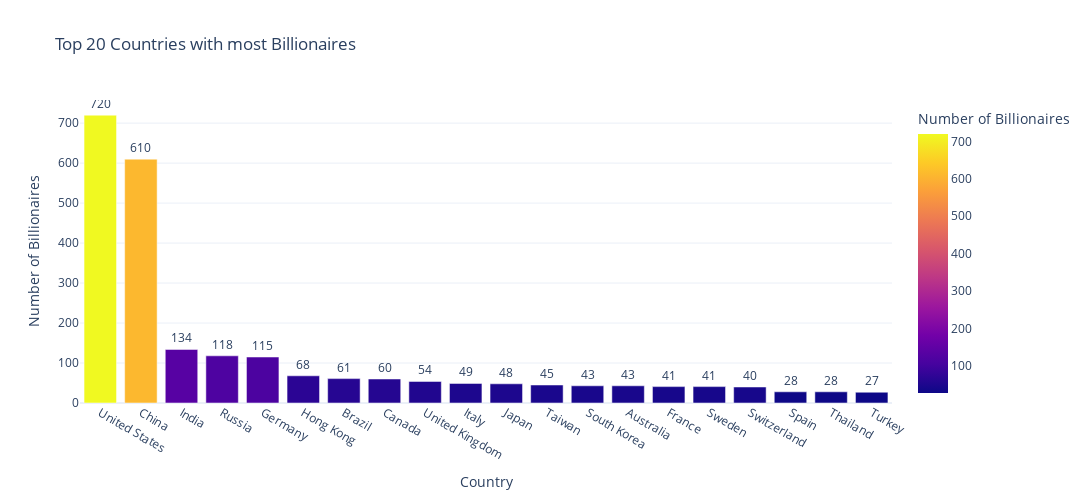

Write notebook code for a chart like this one.
### Markdown cell above
##### The treemap above shows the global distribution of billionaires wealth, with the United States dominating as a country with the highest total net worth, this reflects the country's strong economy, the thriving technology sector and robust financial markets. China follows closely as the second largest comtributor, driven by the rapid economic growth and wealth accumalation industries like technology, manufacturing and real estate. Countries such as Russia India and Germany also stand out in the list showing the influence of natural resources, engineering and technology as well. WHile smaller economies like Sweden, Singapore and Hong Kong have fewer billionaires, their presence is an indication of the notabvle contributins from the niche industries and global trade. Overall, billionaire wealth is highly concentrated in a few countries, reflecting economic disparities while highlighting the economic powerhouses shaping global wealth trends.

### Code cell
# Top 20 countries with most billionaires
top_countries = df['Country'].value_counts().head(20).reset_index()
top_countries.columns = ['Country', 'Number of Billionaires']
fig = px.bar(
    top_countries,
    x= 'Country',
    y = 'Number of Billionaires',
    text = 'Number of Billionaires',
    title = 'Top 20 Countries with most Billionaires',
    color = 'Number of Billionaires',
    labels = {'Number of Billionaires': 'Number of Billionaires'}
)

fig.update_traces(textposition = 'outside')
fig.update_layout(
    template = 'plotly_white',
    width = 1500,
    height = 500
)
fig.show()

### Figure 1 — Plotly figure (JSON) as saved in the notebook; plotly's stock layout.template omitted (floating-point values rounded to 4 significant figures)
{"data": [{"hovertemplate": "Country=%{x}<br>Number of Billionaires=%{marker.color}<extra></extra>", "legendgroup": "", "marker": {"color": [720, 610, 134, 118, 115, 68, 61, 60, 54, 49, 48, 45, 43, 43, 41, 41, 40, 28, 28, 27], "coloraxis": "coloraxis", "pattern": {"shape": ""}}, "name": "", "orientation": "v", "showlegend": false, "text": [720.0, 610.0, 134.0, 118.0, 115.0, 68.0, 61.0, 60.0, 54.0, 49.0, 48.0, 45.0, 43.0, 43.0, 41.0, 41.0, 40.0, 28.0, 28.0, 27.0], "textposition": "outside", "type": "bar", "x": ["United States", "China", "India", "Russia", "Germany", "Hong Kong", "Brazil", "Canada", "United Kingdom", "Italy", "Japan", "Taiwan", "South Korea", "Australia", "France", "Sweden", "Switzerland", "Spain", "Thailand", "Turkey"], "xaxis": "x", "y": [720, 610, 134, 118, 115, 68, 61, 60, 54, 49, 48, 45, 43, 43, 41, 41, 40, 28, 28, 27], "yaxis": "y"}], "layout": {"barmode": "relative", "coloraxis": {"colorbar": {"title": {"text": "Number of Billionaires"}}, "colorscale": [[0, "#0d0887"], [0.1111, "#46039f"], [0.2222, "#7201a8"], [0.3333, "#9c179e"], [0.4444, "#bd3786"], [0.5556, "#d8576b"], [0.6667, "#ed7953"], [0.7778, "#fb9f3a"], [0.8889, "#fdca26"], [1, "#f0f921"]]}, "height": 500, "legend": {"tracegroupgap": 0}, "title": {"text": "Top 20 Countries with most Billionaires"}, "width": 1500, "xaxis": {"anchor": "y", "domain": [0, 1], "title": {"text": "Country"}}, "yaxis": {"anchor": "x", "domain": [0, 1], "title": {"text": "Number of Billionaires"}}}}
